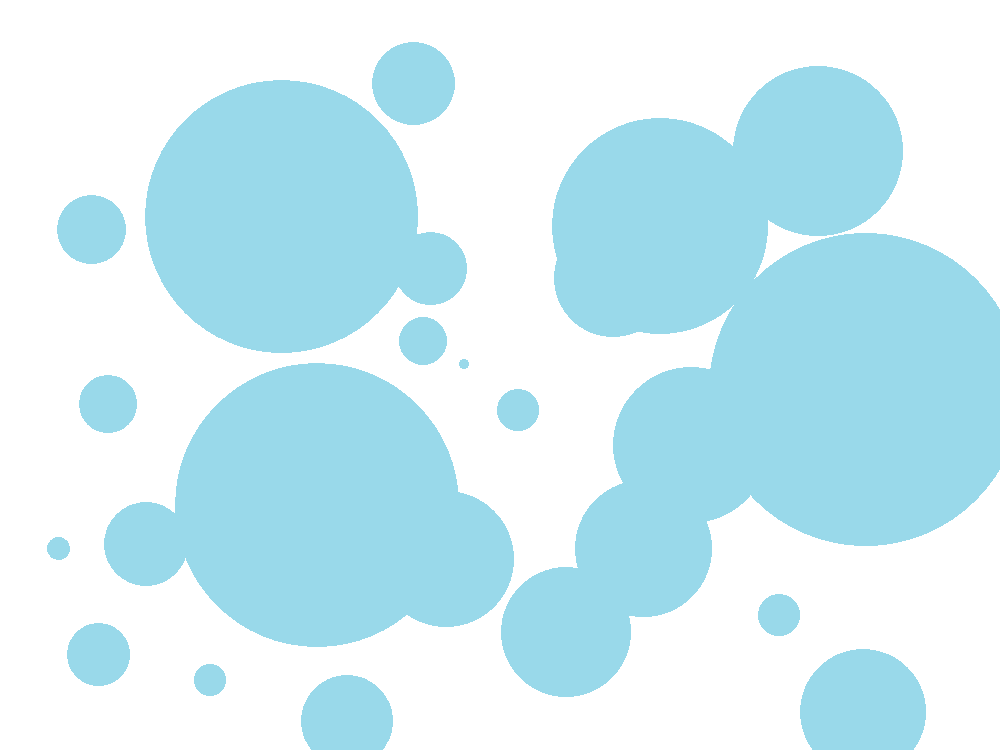
#> input picture img/circle1.png, 1000 x 750 px, found by its file name
$ python NuKki.py
#> lines starting #> are read from the running program, lines starting #| are printed output that depends on the picture; after the words box and inside, x2 and y2 are one past the last pixel; in counts of white or black regions, pixels touching at a corner belong together
import cv2
import numpy as np

src = cv2.imread('img\\circle1.png')
#> src is the input picture: shape (750, 1000, 3); mean B, G, R 245.2, 237.3, 207.5

hsv = cv2.cvtColor(src, cv2.COLOR_BGR2HSV)
#> hsv: shape (750, 1000, 3); mean H, S, V 44.7, 41, 245.2

lower_blue = np.array([96, 73, 234])
upper_blue = np.array([97, 88, 238])

mask = cv2.inRange(hsv, lower_blue, upper_blue)
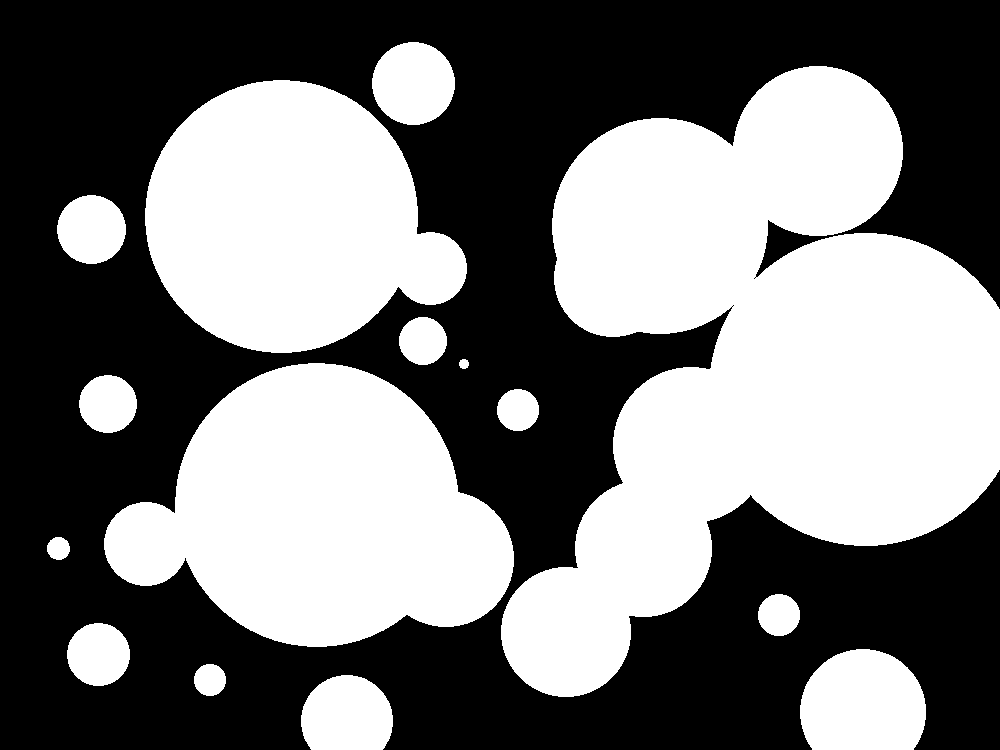
#> mask: shape (750, 1000); 46.6% white; 15 white regions
contours, _ = cv2.findContours(mask, cv2.RETR_EXTERNAL, cv2.CHAIN_APPROX_SIMPLE)
#> contours = 15 contours; largest, box (x1, y1, x2, y2) and area: (501, 66, 1000, 697) 172688, (104, 363, 514, 647) 75724, (145, 80, 467, 353) 61631, (800, 649, 926, 750) 10524, (301, 675, 393, 750) 5653

for cnt in contours:
    if cv2.contourArea(cnt) > 200:
        cv2.drawContours(src, [cnt], -1, (255, 0, 0), 2)
#> this loop made 15 passes
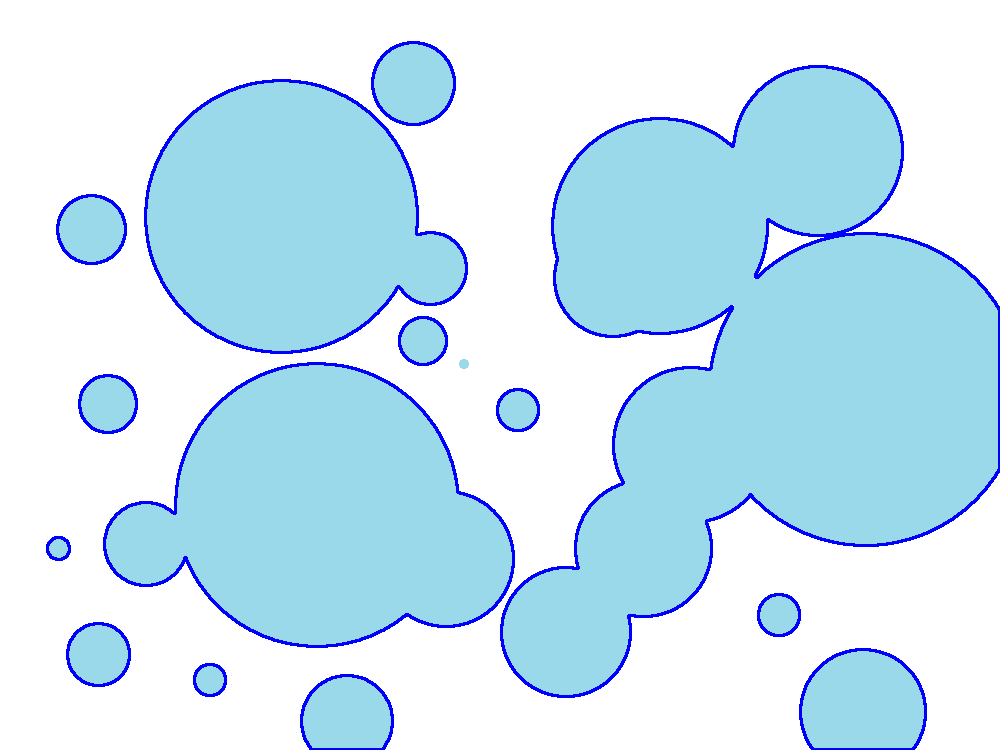
#> src: shape (750, 1000, 3); 3.07% of pixels changed, all inside (x1, y1, x2, y2) = (46, 41, 1000, 750)

cv2.imshow("Mask", mask)
cv2.imshow("Result", src)
cv2.waitKey()
cv2.destroyAllWindows()
